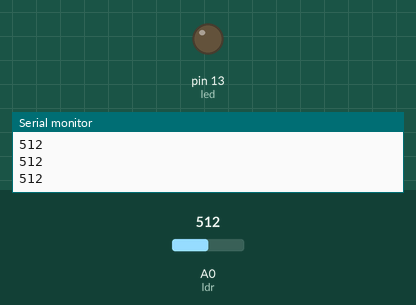
Recording of a sketch running on a simulated Arduino Uno, built with avr-gcc and run on an emulated ATmega328P. On the bench: output pins drawn as LEDs (lit = HIGH), the last lines printed to the serial monitor. The inputs (shaded band) are chosen by the test bench; at power-on: A0 (ldr) = 512.

Above: at 1.2 s.
1.3 s: A0 (ldr) set to 490
At 2.2 s:
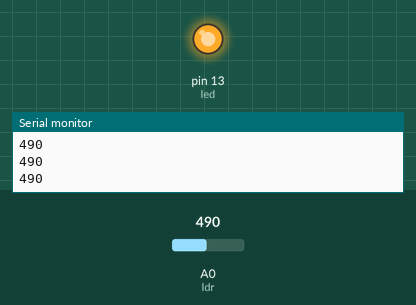
2.9 s: A0 (ldr) set to 510
At 3.5 s:
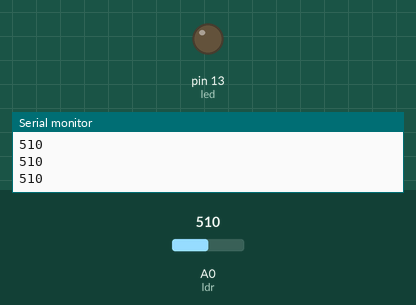
4.5 s: A0 (ldr) set to 306
At 6.0 s:
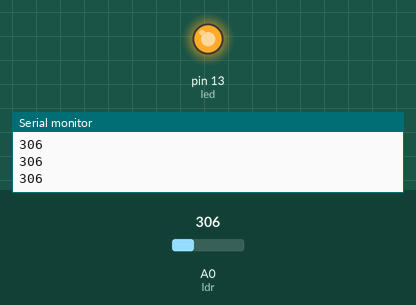
Timing chart, 0 to 7.5 s (numbered marks = the images above; inputs shaded):
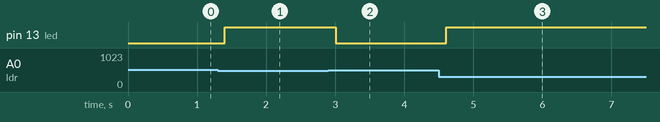

The sketch:

Auto_StreetLamp_using_bare_LDR.ino
```cpp
int ldr = A0;     // Now we use an analog pin
int led = 13;

void setup() {
  Serial.begin(9600);
  pinMode(led, OUTPUT);
}

void loop() {
  int lightLevel = analogRead(ldr); // Read analog voltage (0–1023)
  Serial.println(lightLevel);       // Debug: Print light level

  if (lightLevel < 500) {  // Threshold: darker -> light ON
    digitalWrite(led, HIGH);
  } else {
    digitalWrite(led, LOW);
  }

  delay(200);
}
```

Measured:
- the behaviour switches between 500 and 499 on A0 (ldr) (found by bisection; images 0 and 1)
- after the input at 1.3 s, pin 13 (led): LOW → HIGH after 0.10 s
- after the input at 2.9 s, pin 13 (led): HIGH → LOW after 0.10 s
- after the input at 4.5 s, pin 13 (led): LOW → HIGH after 0.11 s
